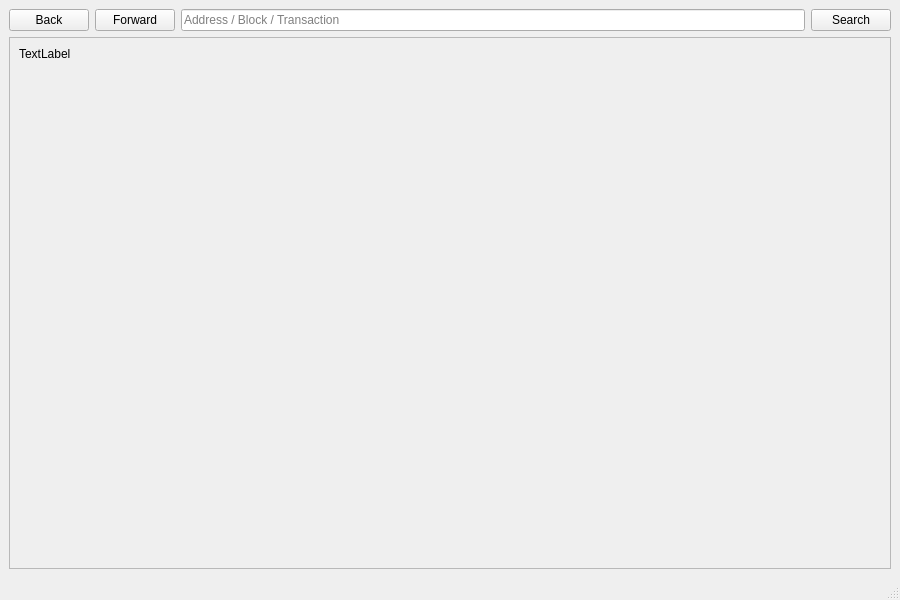
<?xml version="1.0" encoding="UTF-8"?>
<ui version="4.0">
 <class>BlockExplorer</class>
 <widget class="QMainWindow" name="BlockExplorer">
  <property name="geometry">
   <rect>
    <x>0</x>
    <y>0</y>
    <width>900</width>
    <height>600</height>
   </rect>
  </property>
  <property name="windowTitle">
   <string>Blockchain Explorer</string>
  </property>
  <property name="styleSheet">
   <string notr="true"/>
  </property>
  <widget class="QWidget" name="centralwidget">
   <property name="styleSheet">
    <string notr="true"/>
   </property>
   <layout class="QVBoxLayout" name="verticalLayout">
    <item>
     <layout class="QHBoxLayout" name="horizontalLayout">
      <property name="sizeConstraint">
       <enum>QLayout::SetMinimumSize</enum>
      </property>
      <item>
       <widget class="QPushButton" name="back">
        <property name="text">
         <string>Back</string>
        </property>
        <property name="icon">
         <iconset>
          <normaloff>:/icons/back</normaloff>:/icons/back</iconset>
        </property>
        <property name="flat">
         <bool>false</bool>
        </property>
       </widget>
      </item>
      <item>
       <widget class="QPushButton" name="forward">
        <property name="text">
         <string>Forward</string>
        </property>
        <property name="icon">
         <iconset>
          <normaloff>:/icons/forward</normaloff>:/icons/forward</iconset>
        </property>
       </widget>
      </item>
      <item>
       <widget class="QLineEdit" name="searchBox">
        <property name="sizePolicy">
         <sizepolicy hsizetype="Expanding" vsizetype="Fixed">
          <horstretch>5</horstretch>
          <verstretch>0</verstretch>
         </sizepolicy>
        </property>
        <property name="minimumSize">
         <size>
          <width>0</width>
          <height>0</height>
         </size>
        </property>
        <property name="inputMask">
         <string/>
        </property>
        <property name="text">
         <string/>
        </property>
        <property name="placeholderText">
         <string>Address / Block / Transaction</string>
        </property>
       </widget>
      </item>
      <item>
       <widget class="QPushButton" name="pushSearch">
        <property name="sizePolicy">
         <sizepolicy hsizetype="Minimum" vsizetype="Fixed">
          <horstretch>0</horstretch>
          <verstretch>0</verstretch>
         </sizepolicy>
        </property>
        <property name="minimumSize">
         <size>
          <width>0</width>
          <height>0</height>
         </size>
        </property>
        <property name="maximumSize">
         <size>
          <width>16777215</width>
          <height>16777215</height>
         </size>
        </property>
        <property name="text">
         <string>Search</string>
        </property>
        <property name="autoDefault">
         <bool>false</bool>
        </property>
        <property name="default">
         <bool>false</bool>
        </property>
        <property name="flat">
         <bool>false</bool>
        </property>
       </widget>
      </item>
     </layout>
    </item>
    <item>
     <widget class="QScrollArea" name="scrollArea">
      <property name="widgetResizable">
       <bool>true</bool>
      </property>
      <widget class="QWidget" name="scrollAreaWidgetContents">
       <property name="geometry">
        <rect>
         <x>0</x>
         <y>0</y>
         <width>880</width>
         <height>507</height>
        </rect>
       </property>
       <layout class="QHBoxLayout" name="horizontalLayout_2">
        <item>
         <widget class="QLabel" name="content">
          <property name="sizePolicy">
           <sizepolicy hsizetype="Preferred" vsizetype="Expanding">
            <horstretch>0</horstretch>
            <verstretch>0</verstretch>
           </sizepolicy>
          </property>
          <property name="text">
           <string>TextLabel</string>
          </property>
          <property name="textFormat">
           <enum>Qt::RichText</enum>
          </property>
          <property name="alignment">
           <set>Qt::AlignLeading|Qt::AlignLeft|Qt::AlignTop</set>
          </property>
          <property name="textInteractionFlags">
           <set>Qt::LinksAccessibleByMouse|Qt::TextSelectableByMouse</set>
          </property>
         </widget>
        </item>
       </layout>
      </widget>
     </widget>
    </item>
   </layout>
  </widget>
  <widget class="QMenuBar" name="menubar">
   <property name="geometry">
    <rect>
     <x>0</x>
     <y>0</y>
     <width>900</width>
     <height>21</height>
    </rect>
   </property>
  </widget>
  <widget class="QStatusBar" name="statusbar"/>
 </widget>
 <resources>
  <include location="../oxid.qrc"/>
 </resources>
 <connections/>
</ui>
